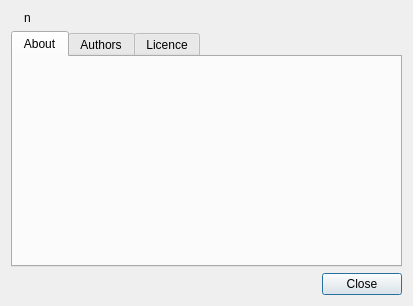
<?xml version="1.0" encoding="UTF-8"?>
<ui version="4.0">
 <class>About</class>
 <widget class="QDialog" name="About">
  <property name="geometry">
   <rect>
    <x>0</x>
    <y>0</y>
    <width>413</width>
    <height>306</height>
   </rect>
  </property>
  <property name="windowTitle">
   <string/>
  </property>
  <layout class="QGridLayout" name="gridLayout_2">
   <item row="0" column="0">
    <widget class="QLabel" name="_pIconLabel">
     <property name="text">
      <string/>
     </property>
     <property name="pixmap">
      <pixmap resource="../imgs/icons.qrc">:/OrbitGUI/XOrbitIco.png</pixmap>
     </property>
    </widget>
   </item>
   <item row="0" column="1">
    <widget class="QLabel" name="_pAppInfoLabel">
     <property name="text">
      <string>n</string>
     </property>
     <property name="scaledContents">
      <bool>false</bool>
     </property>
    </widget>
   </item>
   <item row="1" column="0" colspan="2">
    <widget class="QTabWidget" name="_pTabWidget">
     <property name="currentIndex">
      <number>0</number>
     </property>
     <widget class="QWidget" name="AboutTab">
      <attribute name="title">
       <string>About</string>
      </attribute>
      <layout class="QGridLayout" name="gridLayout_4">
       <item row="0" column="0">
        <widget class="QLabel" name="_pDescriptionLabel">
         <property name="text">
          <string/>
         </property>
        </widget>
       </item>
       <item row="1" column="0">
        <spacer name="verticalSpacer_2">
         <property name="orientation">
          <enum>Qt::Vertical</enum>
         </property>
         <property name="sizeHint" stdset="0">
          <size>
           <width>20</width>
           <height>170</height>
          </size>
         </property>
        </spacer>
       </item>
      </layout>
     </widget>
     <widget class="QWidget" name="AuthorsTab">
      <attribute name="title">
       <string>Authors</string>
      </attribute>
      <layout class="QGridLayout" name="gridLayout_3">
       <item row="0" column="0">
        <widget class="QLabel" name="_pAuthorsLabel">
         <property name="text">
          <string/>
         </property>
        </widget>
       </item>
       <item row="1" column="0">
        <spacer name="verticalSpacer">
         <property name="orientation">
          <enum>Qt::Vertical</enum>
         </property>
         <property name="sizeHint" stdset="0">
          <size>
           <width>20</width>
           <height>40</height>
          </size>
         </property>
        </spacer>
       </item>
      </layout>
     </widget>
     <widget class="QWidget" name="LicenceTab">
      <attribute name="title">
       <string>Licence</string>
      </attribute>
      <layout class="QGridLayout" name="gridLayout">
       <item row="1" column="0">
        <widget class="QTextEdit" name="_pLicenceTextEdit">
         <property name="readOnly">
          <bool>true</bool>
         </property>
         <property name="html">
          <string>&lt;!DOCTYPE HTML PUBLIC &quot;-//W3C//DTD HTML 4.0//EN&quot; &quot;http://www.w3.org/TR/REC-html40/strict.dtd&quot;&gt;
&lt;html&gt;&lt;head&gt;&lt;meta name=&quot;qrichtext&quot; content=&quot;1&quot; /&gt;&lt;style type=&quot;text/css&quot;&gt;
p, li { white-space: pre-wrap; }
&lt;/style&gt;&lt;/head&gt;&lt;body style=&quot; font-family:'DejaVu Sans'; font-size:9pt; font-weight:400; font-style:normal;&quot;&gt;
&lt;p style=&quot; margin-top:0px; margin-bottom:0px; margin-left:0px; margin-right:0px; -qt-block-indent:0; text-indent:0px;&quot;&gt;XOrbit (description)&lt;br /&gt;Copyright (C) 2011 Omar Andres Zapata Mesa&lt;br /&gt;Copyright (C) 2011 Sigifredo Escobar Gómez&lt;br /&gt;&lt;br /&gt;This program is free software: you can redistribute it and/or modify it under the terms of the GNU General Public License as published by the Free Software Foundation, either version 3 of the License, or (at your option) any later version.&lt;br /&gt;&lt;br /&gt;This program is distributed in the hope that it will be useful, but WITHOUT ANY WARRNTY; without even the implied warranty of MERCHANTABILITY or FITNESS FOR A PARTICULAR PURPOSE. See the GNU General Public License for more details.&lt;br /&gt;&lt;br /&gt;You should have received a copy of the GNU General Public License along with this program. If not, see .&lt;/p&gt;&lt;/body&gt;&lt;/html&gt;</string>
         </property>
        </widget>
       </item>
      </layout>
     </widget>
    </widget>
   </item>
   <item row="2" column="1">
    <widget class="QDialogButtonBox" name="buttonBox">
     <property name="orientation">
      <enum>Qt::Horizontal</enum>
     </property>
     <property name="standardButtons">
      <set>QDialogButtonBox::Close</set>
     </property>
    </widget>
   </item>
  </layout>
 </widget>
 <resources>
  <include location="../imgs/icons.qrc"/>
 </resources>
 <connections>
  <connection>
   <sender>buttonBox</sender>
   <signal>accepted()</signal>
   <receiver>About</receiver>
   <slot>accept()</slot>
   <hints>
    <hint type="sourcelabel">
     <x>248</x>
     <y>254</y>
    </hint>
    <hint type="destinationlabel">
     <x>157</x>
     <y>274</y>
    </hint>
   </hints>
  </connection>
  <connection>
   <sender>buttonBox</sender>
   <signal>rejected()</signal>
   <receiver>About</receiver>
   <slot>reject()</slot>
   <hints>
    <hint type="sourcelabel">
     <x>316</x>
     <y>260</y>
    </hint>
    <hint type="destinationlabel">
     <x>286</x>
     <y>274</y>
    </hint>
   </hints>
  </connection>
 </connections>
</ui>
